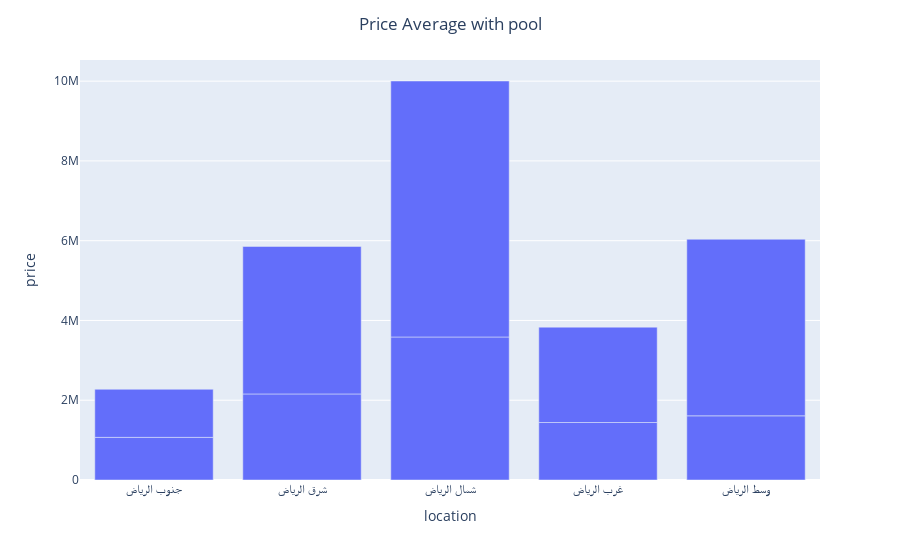

The notebook cell saved with this chart:
### Code cell
plt.figure(figsize=(6,3))
x = RYD.groupby(['location','pool']).mean('price').reset_index()
fig = px.bar(x, x='location',y='price')
fig.update_layout(title_text='Price Average with pool', title_x=0.5)
fig.show()

### Figure 1 — Plotly figure (JSON) as saved in the notebook; plotly's stock layout.template omitted (floating-point values rounded to 4 significant figures)
{"data": [{"alignmentgroup": "True", "hovertemplate": "location=%{x}<br>price=%{y}<extra></extra>", "legendgroup": "", "marker": {"color": "#636efa", "pattern": {"shape": ""}}, "name": "", "offsetgroup": "", "orientation": "v", "showlegend": false, "textposition": "auto", "type": "bar", "x": ["جنوب الرياض", "جنوب الرياض", "شرق الرياض", "شرق الرياض", "شمال الرياض", "شمال الرياض", "غرب الرياض", "غرب الرياض", "وسط الرياض", "وسط الرياض"], "xaxis": "x", "y": [1069000.0, 1205000.0, 2158000.0, 3698000.0, 3586000.0, 6419000.0, 1442000.0, 2390000.0, 1609000.0, 4427000.0], "yaxis": "y"}], "layout": {"barmode": "relative", "legend": {"tracegroupgap": 0}, "margin": {"t": 60}, "title": {"text": "Price Average with pool", "x": 0.5}, "xaxis": {"anchor": "y", "domain": [0, 1], "title": {"text": "location"}}, "yaxis": {"anchor": "x", "domain": [0, 1], "title": {"text": "price"}}}}
